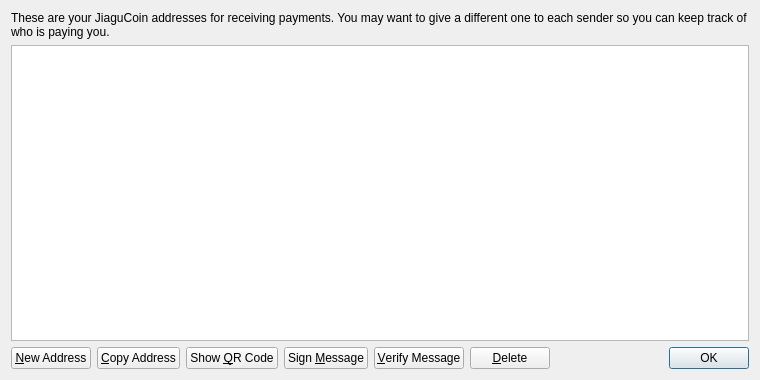
<?xml version="1.0" encoding="UTF-8"?>
<ui version="4.0">
 <class>AddressBookPage</class>
 <widget class="QWidget" name="AddressBookPage">
  <property name="geometry">
   <rect>
    <x>0</x>
    <y>0</y>
    <width>760</width>
    <height>380</height>
   </rect>
  </property>
  <property name="windowTitle">
   <string>Address Book</string>
  </property>
  <layout class="QVBoxLayout" name="verticalLayout">
   <item>
    <widget class="QLabel" name="labelExplanation">
     <property name="text">
      <string>These are your JiaguCoin addresses for receiving payments. You may want to give a different one to each sender so you can keep track of who is paying you.</string>
     </property>
     <property name="textFormat">
      <enum>Qt::PlainText</enum>
     </property>
     <property name="wordWrap">
      <bool>true</bool>
     </property>
    </widget>
   </item>
   <item>
    <widget class="QTableView" name="tableView">
     <property name="contextMenuPolicy">
      <enum>Qt::CustomContextMenu</enum>
     </property>
     <property name="toolTip">
      <string>Double-click to edit address or label</string>
     </property>
     <property name="tabKeyNavigation">
      <bool>false</bool>
     </property>
     <property name="selectionMode">
      <enum>QAbstractItemView::SingleSelection</enum>
     </property>
     <property name="selectionBehavior">
      <enum>QAbstractItemView::SelectRows</enum>
     </property>
     <property name="sortingEnabled">
      <bool>true</bool>
     </property>
     <attribute name="verticalHeaderVisible">
      <bool>false</bool>
     </attribute>
    </widget>
   </item>
   <item>
    <layout class="QHBoxLayout" name="horizontalLayout">
     <item>
      <widget class="QPushButton" name="newAddressButton">
       <property name="toolTip">
        <string>Create a new address</string>
       </property>
       <property name="text">
        <string>&amp;New Address</string>
       </property>
      </widget>
     </item>
     <item>
      <widget class="QPushButton" name="copyToClipboard">
       <property name="toolTip">
        <string>Copy the currently selected address to the system clipboard</string>
       </property>
       <property name="text">
        <string>&amp;Copy Address</string>
       </property>
      </widget>
     </item>
     <item>
      <widget class="QPushButton" name="showQRCode">
       <property name="text">
        <string>Show &amp;QR Code</string>
       </property>
      </widget>
     </item>
     <item>
      <widget class="QPushButton" name="signMessage">
       <property name="toolTip">
        <string>Sign a message to prove you own a JiaguCoin address</string>
       </property>
       <property name="text">
        <string>Sign &amp;Message</string>
       </property>
      </widget>
     </item>
     <item>
      <widget class="QPushButton" name="verifyMessage">
       <property name="toolTip">
        <string>Verify a message to ensure it was signed with a specified JiaguCoin address</string>
       </property>
       <property name="text">
        <string>&amp;Verify Message</string>
       </property>
      </widget>
     </item>
     <item>
      <widget class="QPushButton" name="deleteButton">
       <property name="toolTip">
        <string>Delete the currently selected address from the list</string>
       </property>
       <property name="text">
        <string>&amp;Delete</string>
       </property>
      </widget>
     </item>
     <item>
      <spacer name="horizontalSpacer">
       <property name="orientation">
        <enum>Qt::Horizontal</enum>
       </property>
       <property name="sizeHint" stdset="0">
        <size>
         <width>40</width>
         <height>20</height>
        </size>
       </property>
      </spacer>
     </item>
     <item>
      <widget class="QDialogButtonBox" name="buttonBox">
       <property name="sizePolicy">
        <sizepolicy hsizetype="Maximum" vsizetype="Fixed">
         <horstretch>0</horstretch>
         <verstretch>0</verstretch>
        </sizepolicy>
       </property>
       <property name="standardButtons">
        <set>QDialogButtonBox::Ok</set>
       </property>
      </widget>
     </item>
    </layout>
   </item>
  </layout>
 </widget>
 <resources/>
 <connections/>
</ui>
